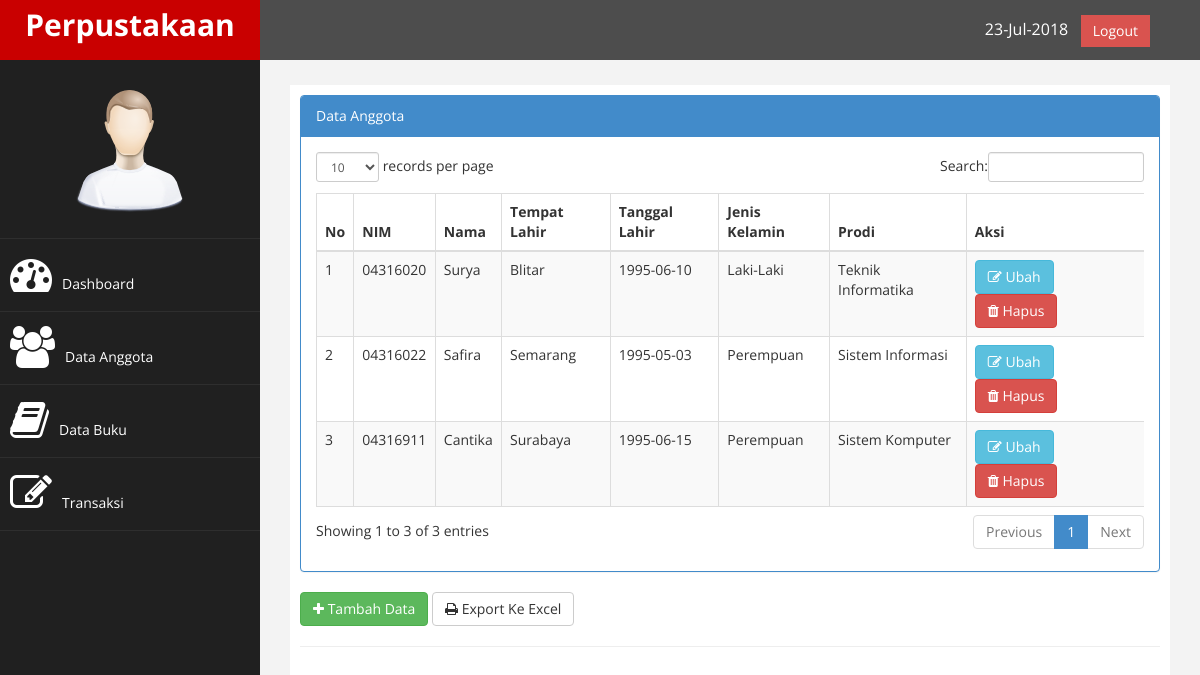
Page /?page=anggota (signed in) on the committed database.
### tables this page shows
CREATE TABLE `tb_anggota` (
  `nim` varchar(8) NOT NULL,
  `nama` varchar(250) NOT NULL,
  `tempat_lahir` varchar(100) NOT NULL,
  `tgl_lahir` date NOT NULL,
  `jk` enum('l','p') NOT NULL,
  `prodi` varchar(75) NOT NULL
);

### page/anggota/anggota.php (the view)
<div class="row">
    <div class="col-md-12">
        <div class="panel panel-primary">
            <div class="panel-heading">
                Data Anggota
            </div>
            <div class="panel-body">
                <div class="table-responsive">
                    <table class="table table-striped table-bordered table-hover" id="dataTables-example">
                        <thead>
                            <tr>
                                <th>No</th>
                                <th>NIM</th>
                                <th>Nama</th>
                                <th>Tempat Lahir</th>
                                <th>Tanggal Lahir</th>
                                <th>Jenis Kelamin</th>
                                <th>Prodi</th>
                                <th>Aksi</th>
                            </tr>
                        </thead>
                        <tbody>
                            <?php
                            $no =1;
                            $sql = $koneksi->query("select * from tb_anggota");
                            while ($data = $sql->fetch_assoc()){
                            $jk = ($data['jk']==l)?"Laki-Laki":"Perempuan";
                            ?>
                                <tr>
                                    <td><?php echo $no++;?></td>
                                    <td><?php echo $data['nim'];?></td>
                                    <td><?php echo $data['nama'];?></td>
                                    <td><?php echo $data['tempat_lahir'];?></td>
                                    <td><?php echo $data['tgl_lahir'];?></td>
                                    <td><?php echo $jk;?></td>
                                    <td><?php echo $data['prodi'];?></td>
                                    <td>
                                        <a href = "?page=anggota&aksi=ubah&id=<?php echo $data['nim'];?>" class = "btn btn-info"><i class="fa fa-edit"></i> Ubah</a>
                                        <a onclick = "return confirm('Anda Yakin Ingin Menghapus Data Ini ?')"href = "?page=anggota&aksi=hapus&id=<?php echo $data['nim'];?>" class = "btn btn-danger"><i class="fa fa-trash"></i> Hapus</a>
                                    </td>
                                </tr>
                            <?php }?>
                        </tbody>
                    </table>
                </div>
            </div>
        </div>
<a href ="?page=anggota&aksi=tambah" class = "btn btn-success"><i class = "fa fa-plus"></i> Tambah Data</a>
<a href = "./laporan/laporan_anggota_excel.php" class = "btn btn-default"> <i class = "fa fa-print"></i> Export Ke Excel</a>
    </div>
</div>

### index.php (shortened to what this page needs)
<!DOCTYPE html>
<?php
$koneksi = new mysqli ("localhost","root","","db_perpustakaan");
if ($_SESSION['admin'] || $_SESSION['user']) {
?>
<html xmlns="http://www.w3.org/1999/xhtml">
<head>
  <link href="assets/css/bootstrap.css" rel="stylesheet" />
  <link href="assets/css/font-awesome.css" rel="stylesheet" />
  <link href="assets/css/custom.css" rel="stylesheet" />
  <link href="assets/js/dataTables/dataTables.bootstrap.css" rel="stylesheet" />
</head>
<body>
    <div id="wrapper">
        <nav class="navbar navbar-default navbar-cls-top " role="navigation" style="margin-bottom: 0">
            <div class="navbar-header">
                <a class="navbar-brand" href="index.php">Perpustakaan</a>
            </div>
            <div style="color: white;
            padding: 15px 50px 5px 50px;
            float: right;
            font-size: 16px;"> <?php echo date('d-M-Y'); ?> &nbsp; <a href="logout.php" class="btn btn-danger square-btn-adjust">Logout</a> </div>
        </nav>
        <nav class="navbar-default navbar-side" role="navigation">
            <div class="sidebar-collapse">
                <ul class="nav" id="main-menu">
                    <li class="text-center">
                        <img src="assets/img/find_user.png" class="user-image img-responsive"/>
                    </li>
                    <li>
                        <a href="index.php"><i class="fa fa-dashboard fa-3x"></i>Dashboard</a>
                    </li>
                    <li>
                        <a href="?page=anggota"><i class="fa fa-users fa-3x"></i>Data Anggota</a>
                    </li>
                    <li>
                        <a href="?page=buku"><i class="fa fa-book fa-3x"></i>Data Buku</a>
                    </li>
                    <li>
                        <a href="?page=transaksi"><i class="fa fa-edit fa-3x"></i>Transaksi</a>
                    </li>
                </ul>
            </div>
        </nav>
        <div id="page-wrapper" >
            <div id="page-inner">
                <div class="row">
                    <div class="col-md-12">
                        <?php
                        $page = $_GET['page'];
                        $aksi = $_GET['aksi'];
                        if ($page == "anggota") {
                            if ($aksi == "") {
                                include "page/anggota/anggota.php";
                            }elseif ($aksi == "tambah") {
                                include "page/anggota/tambah.php";
                            }elseif ($aksi == "ubah") {
                                include "page/anggota/ubah.php";
                            }elseif ($aksi == "hapus") {
                                include "page/anggota/hapus.php";
                            }
                        }
                        ?>
                    </div>
                </div>
                <hr />
            </div>
        </div>
    </div>
</body>
</html>
<?php
}else{
    header("location:login.php");
}
?>

### assets/css/custom.css (style rules this page uses)
body { font-family: 'Open Sans', sans-serif; }
#wrapper { width: 100%; background:#202020; }
#page-wrapper { padding: 15px 15px; min-height: 600px; background:#F3F3F3; }
#page-inner { width:100%; margin:10px 20px 10px 0px; background-color:#fff!important; padding:10px; min-height:1200px; }
.text-center { text-align:center; }
.square-btn-adjust { border: 0px solid transparent; -webkit-border-radius: 0px; -moz-border-radius: 0px; border-radius: 0px; }
.user-image { margin: 25px auto; -webkit-border-radius: 10px; -moz-border-radius: 10px; border-radius: 10px; max-height:170px; max-width:170px; }
.navbar-cls-top .navbar-brand { color: #fff; background: #C90000; width: 260px; text-align: center; height: 60px; font-size: 30px; font-weight: 700; }
.sidebar-collapse , .sidebar-collapse .nav { background:none; }
.sidebar-collapse .nav { padding:0; }
.sidebar-collapse .nav > li > a { color:#fff; background:#202020; text-shadow:none; }
.sidebar-collapse > .nav > li > a { padding:15px 10px; }
.sidebar-collapse > .nav > li { border-bottom: 1px solid rgba(107, 108, 109, 0.19); }
.navbar-side { border:none; background-color: #202020; }
.navbar-cls-top { background:#4D4D4D; border-bottom:none; }
.navbar-default { border:0px solid black; }
.navbar-header { background: #A70303; }
.nav > li > a > i { margin-right:10px; }
@media (min-width:768px) { #page-wrapper { margin: 0 0 0 260px; padding: 15px 30px; min-height: 1200px; } }
@media (min-width:768px) { .navbar-side { z-index: 1; position: absolute; width: 260px; } }
@media (min-width:768px) { .navbar { border-radius: 0px; } }

### rows in the picture
tb_anggota: nim "04316020", nama "Surya", tempat_lahir "Blitar", tgl_lahir "1995-06-10", jk "Laki-Laki", prodi "Teknik Informatika"
tb_anggota: nim "04316022", nama "Safira", tempat_lahir "Semarang", tgl_lahir "1995-05-03", jk "Perempuan", prodi "Sistem Informasi"
tb_anggota: nim "04316911", nama "Cantika", tempat_lahir "Surabaya", tgl_lahir "1995-06-15", jk "Perempuan", prodi "Sistem Komputer"
